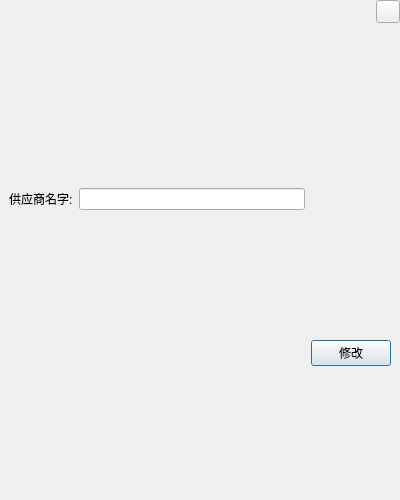
<?xml version="1.0" encoding="UTF-8"?>
<ui version="4.0">
 <class>FrmSupplierEdit</class>
 <widget class="QDialog" name="FrmSupplierEdit">
  <property name="geometry">
   <rect>
    <x>0</x>
    <y>0</y>
    <width>400</width>
    <height>500</height>
   </rect>
  </property>
  <property name="windowTitle">
   <string>Dialog</string>
  </property>
  <layout class="QGridLayout" name="gridLayout_3" rowstretch="1,9">
   <property name="leftMargin">
    <number>0</number>
   </property>
   <property name="topMargin">
    <number>0</number>
   </property>
   <property name="rightMargin">
    <number>0</number>
   </property>
   <property name="bottomMargin">
    <number>0</number>
   </property>
   <item row="0" column="0">
    <widget class="QWidget" name="widget" native="true">
     <layout class="QHBoxLayout" name="horizontalLayout">
      <property name="topMargin">
       <number>0</number>
      </property>
      <property name="rightMargin">
       <number>0</number>
      </property>
      <property name="bottomMargin">
       <number>0</number>
      </property>
      <item>
       <widget class="QLabel" name="labTitle">
        <property name="text">
         <string/>
        </property>
       </widget>
      </item>
      <item>
       <spacer name="horizontalSpacer">
        <property name="orientation">
         <enum>Qt::Horizontal</enum>
        </property>
        <property name="sizeHint" stdset="0">
         <size>
          <width>40</width>
          <height>20</height>
         </size>
        </property>
       </spacer>
      </item>
      <item>
       <widget class="QWidget" name="widget_3" native="true">
        <layout class="QGridLayout" name="gridLayout">
         <property name="leftMargin">
          <number>0</number>
         </property>
         <property name="topMargin">
          <number>0</number>
         </property>
         <property name="rightMargin">
          <number>0</number>
         </property>
         <property name="bottomMargin">
          <number>0</number>
         </property>
         <item row="0" column="0">
          <widget class="QToolButton" name="toolButton">
           <property name="text">
            <string/>
           </property>
          </widget>
         </item>
         <item row="1" column="0">
          <spacer name="verticalSpacer">
           <property name="orientation">
            <enum>Qt::Vertical</enum>
           </property>
           <property name="sizeHint" stdset="0">
            <size>
             <width>20</width>
             <height>40</height>
            </size>
           </property>
          </spacer>
         </item>
        </layout>
       </widget>
      </item>
     </layout>
    </widget>
   </item>
   <item row="1" column="0">
    <widget class="QWidget" name="widget_2" native="true">
     <layout class="QGridLayout" name="gridLayout_2">
      <item row="0" column="1">
       <widget class="QLineEdit" name="editName"/>
      </item>
      <item row="3" column="2">
       <widget class="QPushButton" name="btnEdit">
        <property name="text">
         <string>修改</string>
        </property>
       </widget>
      </item>
      <item row="0" column="0">
       <widget class="QLabel" name="label_2">
        <property name="text">
         <string>供应商名字:</string>
        </property>
       </widget>
      </item>
     </layout>
    </widget>
   </item>
  </layout>
 </widget>
 <resources/>
 <connections/>
</ui>
